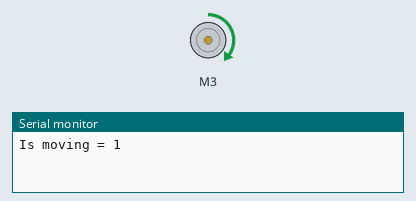
Simulated run of this sketch. Board: Arduino Uno, built with avr-gcc and run on an emulated ATmega328P. Shown: DC motor (green arrow = forward, orange = backward, longer = faster), the last lines printed to the serial monitor.

Above: at 1.5 s.
At 7.5 s:
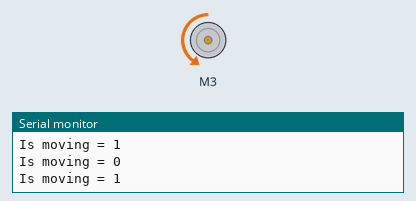
At 10.5 s:
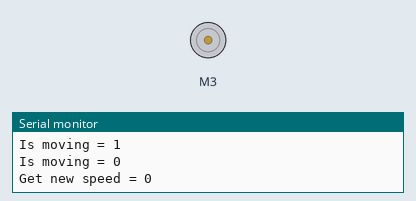
At 13.5 s:
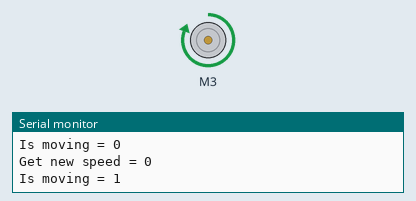
Timing chart, 0 to 15.6 s (numbered marks = the images above):
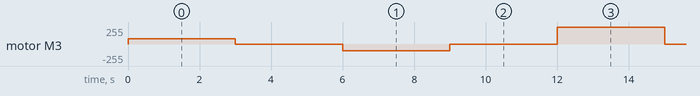

Measured:
- by itself, motor M3: repeats every 12.0 s: stopped 3.0 s, backward 100/255 3.0 s, stopped 3.0 s, forward 255/255 3.0 s

The sketch:

motor_2018.ino
```cpp
#include <L298N.h>

//pin definition
#define EN 2
#define IN1 3
#define IN2 4

//create a motor instance
L298N motor(EN, IN1, IN2);

void setup() {

  //used for display information
  Serial.begin(9600);

  motor.setSpeed(80); // an integer between 0 and 255

}

void loop() {

  //tell the motor to go forward (may depend by your wiring)
  motor.forward();

  //print the motor satus in the serial monitor
  Serial.print("Is moving = ");
  Serial.println(motor.isMoving());

  delay(3000);

  //stop running
  motor.stop();

  Serial.print("Is moving = ");
  Serial.println(motor.isMoving());

  delay(3000);

  //change the initial speed
  motor.setSpeed(100);

  //tell the motor to go back (may depend by your wiring)
  motor.backward();

  Serial.print("Is moving = ");
  Serial.println(motor.isMoving());

  delay(3000);

  //stop running
  motor.stop();

  Serial.print("Is moving = ");
  Serial.println(motor.isMoving());

  //change the initial speed
  motor.setSpeed(255);

  Serial.print("Get new speed = ");
  Serial.println(motor.getSpeed());

  delay(3000);
}
```
